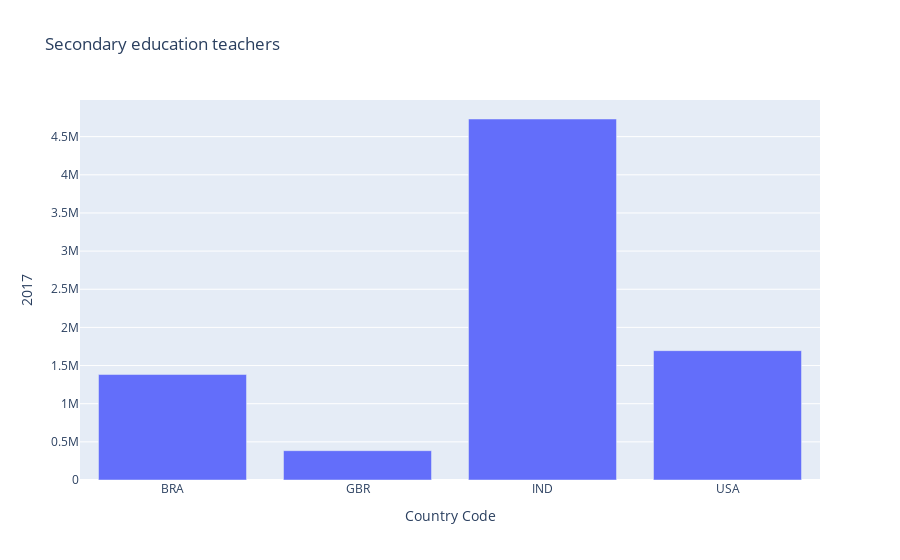

Here is the notebook cell this chart was saved with:
### Markdown cell above
Using the same data now create a bar chart using Plotly. Consider which of these methods Pie vs Bar does a better job of displaying the data.

### Code cell
fig = px.bar(df_secondary_teachers, x='Country Code', y='2017', title='Secondary education teachers')
fig.show()

### Figure 1 — Plotly figure (JSON) as saved in the notebook; plotly's stock layout.template omitted (floating-point values rounded to 4 significant figures)
{"data": [{"alignmentgroup": "True", "hovertemplate": "Country Code=%{x}<br>2017=%{y}<extra></extra>", "legendgroup": "", "marker": {"color": "#636efa", "pattern": {"shape": ""}}, "name": "", "offsetgroup": "", "orientation": "v", "showlegend": false, "textposition": "auto", "type": "bar", "x": ["BRA", "GBR", "IND", "USA"], "xaxis": "x", "y": [1382343, 384300.0, 4731207, 1694959], "yaxis": "y"}], "layout": {"barmode": "relative", "legend": {"tracegroupgap": 0}, "title": {"text": "Secondary education teachers"}, "xaxis": {"anchor": "y", "domain": [0, 1], "title": {"text": "Country Code"}}, "yaxis": {"anchor": "x", "domain": [0, 1], "title": {"text": "2017"}}}}
